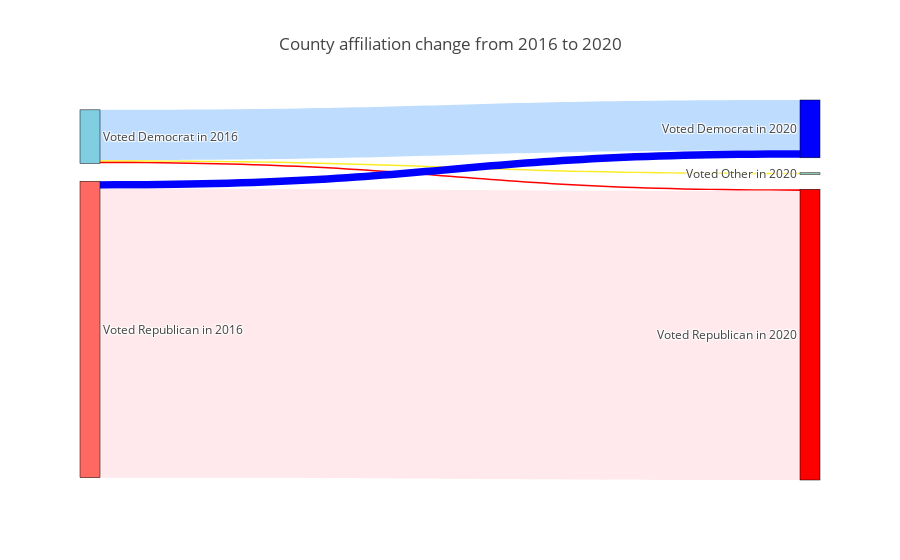

Notebook source saved alongside this figure:
### Markdown cell above
## Section 5  Mask data

### Code cell
fig = createSankeyForAffilitionChange()
fig

### Figure 1 — Plotly figure (JSON) as saved in the notebook; plotly's stock layout.template omitted (floating-point values rounded to 4 significant figures)
{"data": [{"link": {"color": ["#BEDDFE", "#FAED27", "#FF0000", "#0000FF", "#FFE9EC"], "hovertemplate": "Link from  %{source.customdata}<br />to %{target.customdata}<br />has  %{value} counties<extra></extra>", "source": [0, 0, 0, 1, 1], "target": [2, 3, 4, 2, 4], "value": [448, 13, 15, 66, 2571]}, "node": {"color": ["#80CEE1", "#FF6961", "#0000FF", "#96D2B7", "#FF0000"], "customdata": ["Voted Democrat in 2016", "Voted Republican in 2016", "Voted Democrat in 2020", "Voted Other in 2020", "Voted Republican in 2020"], "hovertemplate": "%{customdata} has  %{value} counties<extra></extra>", "label": ["Voted Democrat in 2016", "Voted Republican in 2016", "Voted Democrat in 2020", "Voted Other in 2020", "Voted Republican in 2020"], "line": {"color": "black", "width": 0.5}, "pad": 15, "thickness": 20}, "type": "sankey"}], "layout": {"autosize": true, "font": {"size": 12}, "title": {"text": "County affiliation change from 2016 to 2020"}}}
